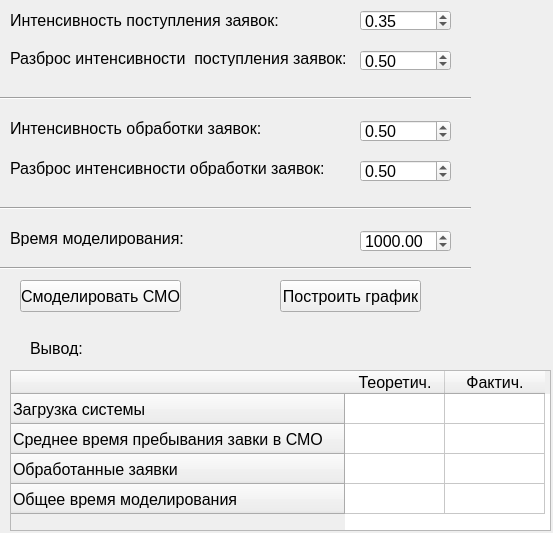
<?xml version="1.0" encoding="UTF-8"?>
<ui version="4.0">
 <class>MainWindow</class>
 <widget class="QMainWindow" name="MainWindow">
  <property name="geometry">
   <rect>
    <x>0</x>
    <y>0</y>
    <width>553</width>
    <height>533</height>
   </rect>
  </property>
  <property name="windowTitle">
   <string>MainWindow</string>
  </property>
  <widget class="QWidget" name="centralWidget">
   <widget class="QLabel" name="label">
    <property name="geometry">
     <rect>
      <x>30</x>
      <y>340</y>
      <width>57</width>
      <height>16</height>
     </rect>
    </property>
    <property name="font">
     <font>
      <pointsize>12</pointsize>
     </font>
    </property>
    <property name="text">
     <string>Вывод:</string>
    </property>
   </widget>
   <widget class="QLabel" name="label_2">
    <property name="geometry">
     <rect>
      <x>10</x>
      <y>10</y>
      <width>301</width>
      <height>20</height>
     </rect>
    </property>
    <property name="font">
     <font>
      <pointsize>12</pointsize>
     </font>
    </property>
    <property name="text">
     <string>Интенсивность поступления заявок:</string>
    </property>
   </widget>
   <widget class="QPushButton" name="pushButton_model">
    <property name="geometry">
     <rect>
      <x>20</x>
      <y>280</y>
      <width>161</width>
      <height>32</height>
     </rect>
    </property>
    <property name="font">
     <font>
      <pointsize>12</pointsize>
     </font>
    </property>
    <property name="text">
     <string>Смоделировать СМО</string>
    </property>
   </widget>
   <widget class="QPushButton" name="pushButton_graph">
    <property name="geometry">
     <rect>
      <x>280</x>
      <y>280</y>
      <width>141</width>
      <height>32</height>
     </rect>
    </property>
    <property name="font">
     <font>
      <pointsize>12</pointsize>
     </font>
    </property>
    <property name="text">
     <string>Построить график</string>
    </property>
   </widget>
   <widget class="QLabel" name="label_3">
    <property name="geometry">
     <rect>
      <x>10</x>
      <y>120</y>
      <width>271</width>
      <height>16</height>
     </rect>
    </property>
    <property name="font">
     <font>
      <pointsize>12</pointsize>
     </font>
    </property>
    <property name="text">
     <string>Интенсивность обработки заявок:</string>
    </property>
   </widget>
   <widget class="QLabel" name="label_4">
    <property name="geometry">
     <rect>
      <x>10</x>
      <y>160</y>
      <width>331</width>
      <height>16</height>
     </rect>
    </property>
    <property name="font">
     <font>
      <pointsize>12</pointsize>
     </font>
    </property>
    <property name="text">
     <string>Разброс интенсивности обработки заявок:</string>
    </property>
   </widget>
   <widget class="QLabel" name="label_5">
    <property name="geometry">
     <rect>
      <x>10</x>
      <y>230</y>
      <width>241</width>
      <height>16</height>
     </rect>
    </property>
    <property name="font">
     <font>
      <pointsize>12</pointsize>
     </font>
    </property>
    <property name="text">
     <string>Время моделирования:</string>
    </property>
   </widget>
   <widget class="QDoubleSpinBox" name="spinbox_intensivity_gen">
    <property name="geometry">
     <rect>
      <x>360</x>
      <y>10</y>
      <width>91</width>
      <height>21</height>
     </rect>
    </property>
    <property name="font">
     <font>
      <pointsize>12</pointsize>
     </font>
    </property>
    <property name="maximum">
     <double>9999.989999999999782</double>
    </property>
    <property name="value">
     <double>0.350000000000000</double>
    </property>
   </widget>
   <widget class="QDoubleSpinBox" name="spinbox_intensivity_oa">
    <property name="geometry">
     <rect>
      <x>360</x>
      <y>120</y>
      <width>91</width>
      <height>22</height>
     </rect>
    </property>
    <property name="font">
     <font>
      <pointsize>12</pointsize>
     </font>
    </property>
    <property name="maximum">
     <double>99999.990000000005239</double>
    </property>
    <property name="value">
     <double>0.500000000000000</double>
    </property>
   </widget>
   <widget class="QDoubleSpinBox" name="spinbox_intensivity_oa_range">
    <property name="geometry">
     <rect>
      <x>360</x>
      <y>160</y>
      <width>91</width>
      <height>22</height>
     </rect>
    </property>
    <property name="font">
     <font>
      <pointsize>12</pointsize>
     </font>
    </property>
    <property name="maximum">
     <double>99999.990000000005239</double>
    </property>
    <property name="value">
     <double>0.500000000000000</double>
    </property>
   </widget>
   <widget class="QDoubleSpinBox" name="spinbox_time_model">
    <property name="geometry">
     <rect>
      <x>360</x>
      <y>230</y>
      <width>91</width>
      <height>22</height>
     </rect>
    </property>
    <property name="font">
     <font>
      <pointsize>12</pointsize>
     </font>
    </property>
    <property name="minimum">
     <double>1.000000000000000</double>
    </property>
    <property name="maximum">
     <double>99999999.989999994635582</double>
    </property>
    <property name="value">
     <double>1000.000000000000000</double>
    </property>
   </widget>
   <widget class="QTableWidget" name="tableWidget">
    <property name="geometry">
     <rect>
      <x>10</x>
      <y>370</y>
      <width>541</width>
      <height>161</height>
     </rect>
    </property>
    <property name="font">
     <font>
      <pointsize>12</pointsize>
     </font>
    </property>
    <row>
     <property name="text">
      <string>Загрузкa системы</string>
     </property>
    </row>
    <row>
     <property name="text">
      <string>Среднее время пребывания завки в СМО</string>
     </property>
    </row>
    <row>
     <property name="text">
      <string>Обработанные заявки</string>
     </property>
    </row>
    <row>
     <property name="text">
      <string>Общее время моделирования</string>
     </property>
    </row>
    <column>
     <property name="text">
      <string>Теоретич.</string>
     </property>
    </column>
    <column>
     <property name="text">
      <string>Фактич.</string>
     </property>
    </column>
   </widget>
   <widget class="QLabel" name="label_6">
    <property name="geometry">
     <rect>
      <x>10</x>
      <y>50</y>
      <width>351</width>
      <height>16</height>
     </rect>
    </property>
    <property name="font">
     <font>
      <pointsize>12</pointsize>
     </font>
    </property>
    <property name="text">
     <string>Разброс интенсивности  поступления заявок:</string>
    </property>
   </widget>
   <widget class="QDoubleSpinBox" name="spinbox_intensivity_proc_range">
    <property name="geometry">
     <rect>
      <x>360</x>
      <y>50</y>
      <width>91</width>
      <height>21</height>
     </rect>
    </property>
    <property name="font">
     <font>
      <pointsize>12</pointsize>
     </font>
    </property>
    <property name="maximum">
     <double>99999.990000000005239</double>
    </property>
    <property name="value">
     <double>0.500000000000000</double>
    </property>
   </widget>
   <widget class="Line" name="line">
    <property name="geometry">
     <rect>
      <x>0</x>
      <y>90</y>
      <width>471</width>
      <height>16</height>
     </rect>
    </property>
    <property name="orientation">
     <enum>Qt::Horizontal</enum>
    </property>
   </widget>
   <widget class="Line" name="line_2">
    <property name="geometry">
     <rect>
      <x>0</x>
      <y>200</y>
      <width>471</width>
      <height>16</height>
     </rect>
    </property>
    <property name="orientation">
     <enum>Qt::Horizontal</enum>
    </property>
   </widget>
   <widget class="Line" name="line_3">
    <property name="geometry">
     <rect>
      <x>0</x>
      <y>260</y>
      <width>471</width>
      <height>16</height>
     </rect>
    </property>
    <property name="orientation">
     <enum>Qt::Horizontal</enum>
    </property>
   </widget>
  </widget>
 </widget>
 <layoutdefault spacing="6" margin="11"/>
 <resources/>
 <connections/>
</ui>
